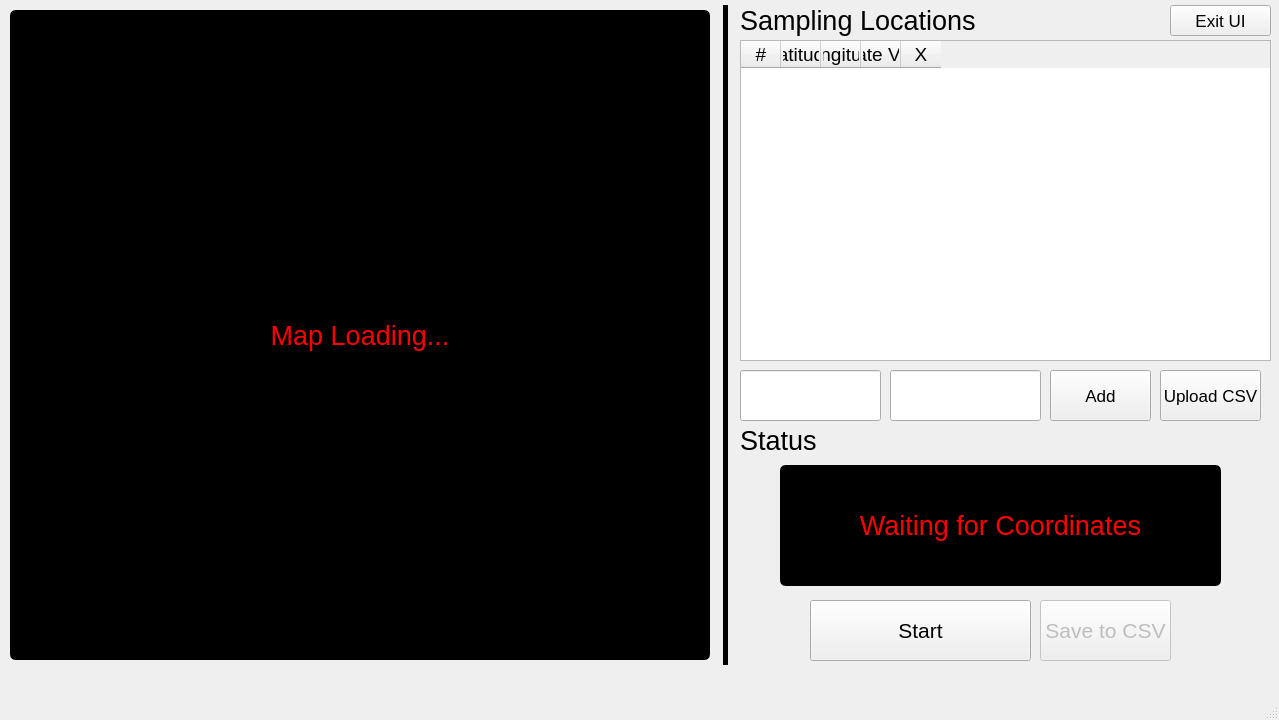
<?xml version="1.0" encoding="UTF-8"?>
<ui version="4.0">
 <class>MainWindow</class>
 <widget class="QMainWindow" name="MainWindow">
  <property name="geometry">
   <rect>
    <x>0</x>
    <y>0</y>
    <width>1279</width>
    <height>720</height>
   </rect>
  </property>
  <property name="windowTitle">
   <string>MainWindow</string>
  </property>
  <widget class="QWidget" name="centralwidget">
   <widget class="Line" name="line">
    <property name="geometry">
     <rect>
      <x>720</x>
      <y>5</y>
      <width>10</width>
      <height>660</height>
     </rect>
    </property>
    <property name="frameShadow">
     <enum>QFrame::Plain</enum>
    </property>
    <property name="lineWidth">
     <number>5</number>
    </property>
    <property name="orientation">
     <enum>Qt::Vertical</enum>
    </property>
   </widget>
   <widget class="QLabel" name="mapImage">
    <property name="geometry">
     <rect>
      <x>10</x>
      <y>10</y>
      <width>700</width>
      <height>650</height>
     </rect>
    </property>
    <property name="font">
     <font>
      <pointsize>20</pointsize>
     </font>
    </property>
    <property name="styleSheet">
     <string notr="true">QLabel{
    border: 4px solid #5a5a5a;
    border-radius: 6px;
    background: black;
    border-color: black;
    min-width: 80px;
	color: red
}</string>
    </property>
    <property name="frameShape">
     <enum>QFrame::Box</enum>
    </property>
    <property name="text">
     <string>Map Loading...</string>
    </property>
    <property name="alignment">
     <set>Qt::AlignCenter</set>
    </property>
   </widget>
   <widget class="QLabel" name="samplingLocationsHeader">
    <property name="geometry">
     <rect>
      <x>740</x>
      <y>5</y>
      <width>251</width>
      <height>31</height>
     </rect>
    </property>
    <property name="font">
     <font>
      <pointsize>20</pointsize>
     </font>
    </property>
    <property name="text">
     <string>Sampling Locations</string>
    </property>
   </widget>
   <widget class="QPushButton" name="startButton">
    <property name="geometry">
     <rect>
      <x>810</x>
      <y>600</y>
      <width>221</width>
      <height>61</height>
     </rect>
    </property>
    <property name="font">
     <font>
      <pointsize>16</pointsize>
     </font>
    </property>
    <property name="text">
     <string>Start</string>
    </property>
   </widget>
   <widget class="QPushButton" name="saveCSVButton">
    <property name="enabled">
     <bool>false</bool>
    </property>
    <property name="geometry">
     <rect>
      <x>1040</x>
      <y>600</y>
      <width>131</width>
      <height>61</height>
     </rect>
    </property>
    <property name="font">
     <font>
      <pointsize>16</pointsize>
     </font>
    </property>
    <property name="text">
     <string>Save to CSV</string>
    </property>
   </widget>
   <widget class="QPushButton" name="addButton">
    <property name="geometry">
     <rect>
      <x>1050</x>
      <y>370</y>
      <width>101</width>
      <height>51</height>
     </rect>
    </property>
    <property name="font">
     <font>
      <pointsize>13</pointsize>
     </font>
    </property>
    <property name="text">
     <string>Add</string>
    </property>
   </widget>
   <widget class="QPushButton" name="uploadCSVButton">
    <property name="geometry">
     <rect>
      <x>1160</x>
      <y>370</y>
      <width>101</width>
      <height>51</height>
     </rect>
    </property>
    <property name="font">
     <font>
      <pointsize>13</pointsize>
     </font>
    </property>
    <property name="text">
     <string>Upload CSV</string>
    </property>
   </widget>
   <widget class="QTableWidget" name="table">
    <property name="geometry">
     <rect>
      <x>740</x>
      <y>40</y>
      <width>531</width>
      <height>321</height>
     </rect>
    </property>
    <property name="font">
     <font>
      <pointsize>13</pointsize>
     </font>
    </property>
    <property name="columnCount">
     <number>5</number>
    </property>
    <attribute name="horizontalHeaderVisible">
     <bool>true</bool>
    </attribute>
    <attribute name="horizontalHeaderCascadingSectionResizes">
     <bool>true</bool>
    </attribute>
    <attribute name="horizontalHeaderMinimumSectionSize">
     <number>1</number>
    </attribute>
    <attribute name="horizontalHeaderDefaultSectionSize">
     <number>40</number>
    </attribute>
    <attribute name="horizontalHeaderHighlightSections">
     <bool>false</bool>
    </attribute>
    <attribute name="horizontalHeaderShowSortIndicator" stdset="0">
     <bool>false</bool>
    </attribute>
    <attribute name="horizontalHeaderStretchLastSection">
     <bool>false</bool>
    </attribute>
    <attribute name="verticalHeaderVisible">
     <bool>false</bool>
    </attribute>
    <attribute name="verticalHeaderCascadingSectionResizes">
     <bool>false</bool>
    </attribute>
    <attribute name="verticalHeaderShowSortIndicator" stdset="0">
     <bool>false</bool>
    </attribute>
    <column>
     <property name="text">
      <string>#</string>
     </property>
     <property name="font">
      <font>
       <pointsize>14</pointsize>
      </font>
     </property>
    </column>
    <column>
     <property name="text">
      <string>Latitude</string>
     </property>
     <property name="font">
      <font>
       <pointsize>14</pointsize>
      </font>
     </property>
    </column>
    <column>
     <property name="text">
      <string>Longitude</string>
     </property>
     <property name="font">
      <font>
       <pointsize>14</pointsize>
      </font>
     </property>
    </column>
    <column>
     <property name="text">
      <string>Nitrate Value</string>
     </property>
     <property name="font">
      <font>
       <pointsize>14</pointsize>
      </font>
     </property>
    </column>
    <column>
     <property name="text">
      <string>X</string>
     </property>
     <property name="font">
      <font>
       <pointsize>14</pointsize>
      </font>
     </property>
    </column>
   </widget>
   <widget class="QLineEdit" name="lattidudeEdit">
    <property name="geometry">
     <rect>
      <x>740</x>
      <y>370</y>
      <width>141</width>
      <height>51</height>
     </rect>
    </property>
    <property name="font">
     <font>
      <pointsize>13</pointsize>
     </font>
    </property>
   </widget>
   <widget class="QLineEdit" name="longitudeEdit">
    <property name="geometry">
     <rect>
      <x>890</x>
      <y>370</y>
      <width>151</width>
      <height>51</height>
     </rect>
    </property>
    <property name="font">
     <font>
      <pointsize>13</pointsize>
     </font>
    </property>
   </widget>
   <widget class="QLabel" name="statusHeader">
    <property name="geometry">
     <rect>
      <x>740</x>
      <y>425</y>
      <width>211</width>
      <height>31</height>
     </rect>
    </property>
    <property name="font">
     <font>
      <pointsize>20</pointsize>
     </font>
    </property>
    <property name="text">
     <string>Status</string>
    </property>
   </widget>
   <widget class="QLabel" name="statusImage">
    <property name="geometry">
     <rect>
      <x>780</x>
      <y>465</y>
      <width>441</width>
      <height>121</height>
     </rect>
    </property>
    <property name="font">
     <font>
      <pointsize>20</pointsize>
     </font>
    </property>
    <property name="styleSheet">
     <string notr="true">QLabel{
    border: 4px solid #5a5a5a;
    border-radius: 6px;
    background: black;
    border-color: black;
    min-width: 80px;
	color: red
}</string>
    </property>
    <property name="frameShape">
     <enum>QFrame::Box</enum>
    </property>
    <property name="text">
     <string>Waiting for Coordinates</string>
    </property>
    <property name="alignment">
     <set>Qt::AlignCenter</set>
    </property>
   </widget>
   <widget class="QPushButton" name="exitButton">
    <property name="geometry">
     <rect>
      <x>1170</x>
      <y>5</y>
      <width>101</width>
      <height>31</height>
     </rect>
    </property>
    <property name="font">
     <font>
      <pointsize>13</pointsize>
     </font>
    </property>
    <property name="text">
     <string>Exit UI</string>
    </property>
   </widget>
  </widget>
  <widget class="QMenuBar" name="menubar">
   <property name="geometry">
    <rect>
     <x>0</x>
     <y>0</y>
     <width>1279</width>
     <height>22</height>
    </rect>
   </property>
  </widget>
  <widget class="QStatusBar" name="statusbar"/>
 </widget>
 <resources/>
 <connections/>
</ui>
